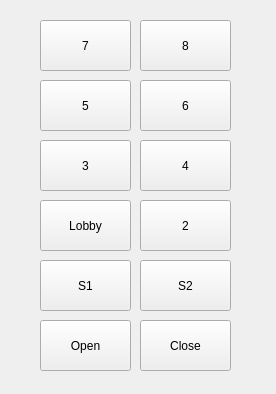
<?xml version="1.0" encoding="UTF-8"?>
<ui version="4.0">
 <class>on_ascensor</class>
 <widget class="QWidget" name="on_ascensor">
  <property name="geometry">
   <rect>
    <x>0</x>
    <y>0</y>
    <width>276</width>
    <height>394</height>
   </rect>
  </property>
  <property name="windowTitle">
   <string>Form</string>
  </property>
  <widget class="QPushButton" name="open_button">
   <property name="geometry">
    <rect>
     <x>40</x>
     <y>320</y>
     <width>91</width>
     <height>51</height>
    </rect>
   </property>
   <property name="text">
    <string>Open</string>
   </property>
  </widget>
  <widget class="QPushButton" name="s1_button">
   <property name="geometry">
    <rect>
     <x>40</x>
     <y>260</y>
     <width>91</width>
     <height>51</height>
    </rect>
   </property>
   <property name="text">
    <string>S1</string>
   </property>
  </widget>
  <widget class="QPushButton" name="five_button">
   <property name="geometry">
    <rect>
     <x>40</x>
     <y>80</y>
     <width>91</width>
     <height>51</height>
    </rect>
   </property>
   <property name="text">
    <string>5</string>
   </property>
  </widget>
  <widget class="QPushButton" name="close_button">
   <property name="geometry">
    <rect>
     <x>140</x>
     <y>320</y>
     <width>91</width>
     <height>51</height>
    </rect>
   </property>
   <property name="text">
    <string>Close</string>
   </property>
  </widget>
  <widget class="QPushButton" name="seven_button">
   <property name="geometry">
    <rect>
     <x>40</x>
     <y>20</y>
     <width>91</width>
     <height>51</height>
    </rect>
   </property>
   <property name="text">
    <string>7</string>
   </property>
  </widget>
  <widget class="QPushButton" name="one_button">
   <property name="geometry">
    <rect>
     <x>40</x>
     <y>200</y>
     <width>91</width>
     <height>51</height>
    </rect>
   </property>
   <property name="text">
    <string>Lobby</string>
   </property>
  </widget>
  <widget class="QPushButton" name="eight_button">
   <property name="geometry">
    <rect>
     <x>140</x>
     <y>20</y>
     <width>91</width>
     <height>51</height>
    </rect>
   </property>
   <property name="text">
    <string>8</string>
   </property>
  </widget>
  <widget class="QPushButton" name="three_button">
   <property name="geometry">
    <rect>
     <x>40</x>
     <y>140</y>
     <width>91</width>
     <height>51</height>
    </rect>
   </property>
   <property name="text">
    <string>3</string>
   </property>
  </widget>
  <widget class="QPushButton" name="six_button">
   <property name="geometry">
    <rect>
     <x>140</x>
     <y>80</y>
     <width>91</width>
     <height>51</height>
    </rect>
   </property>
   <property name="text">
    <string>6</string>
   </property>
  </widget>
  <widget class="QPushButton" name="four_button">
   <property name="geometry">
    <rect>
     <x>140</x>
     <y>140</y>
     <width>91</width>
     <height>51</height>
    </rect>
   </property>
   <property name="text">
    <string>4</string>
   </property>
  </widget>
  <widget class="QPushButton" name="two_button">
   <property name="geometry">
    <rect>
     <x>140</x>
     <y>200</y>
     <width>91</width>
     <height>51</height>
    </rect>
   </property>
   <property name="text">
    <string>2</string>
   </property>
  </widget>
  <widget class="QPushButton" name="S2_button">
   <property name="geometry">
    <rect>
     <x>140</x>
     <y>260</y>
     <width>91</width>
     <height>51</height>
    </rect>
   </property>
   <property name="text">
    <string>S2</string>
   </property>
  </widget>
 </widget>
 <resources/>
 <connections/>
</ui>
